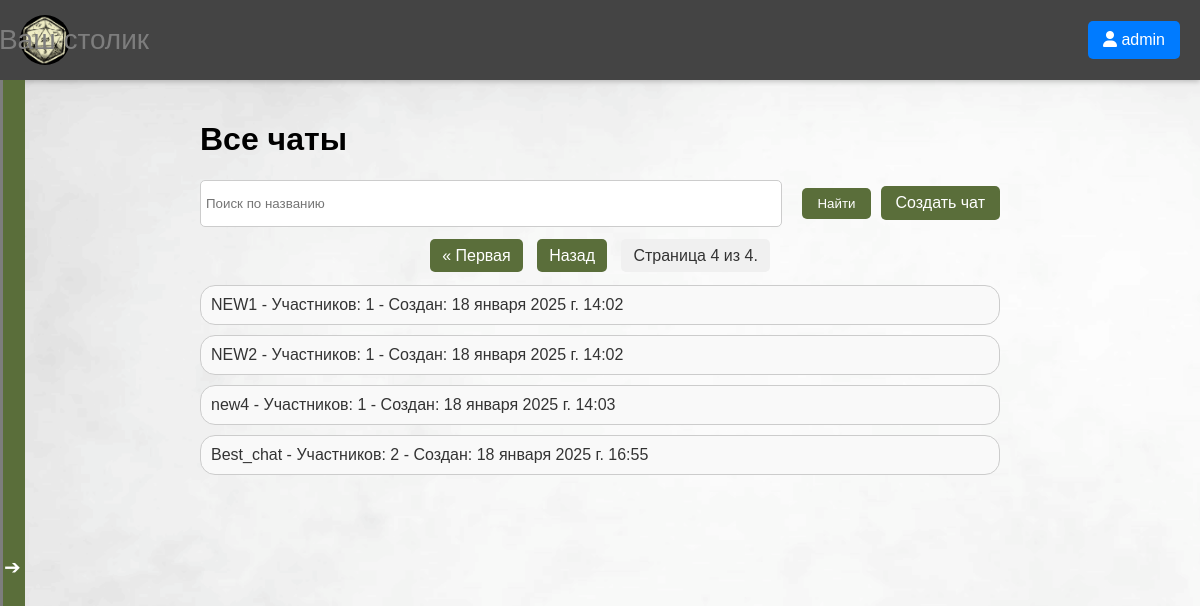
Screenshot of /chat_list/?page=4 (signed in) with the database file from the repository.
### MyChat/models.py (models this page shows, shortened)
class Chat(models.Model):
    name = models.CharField(max_length=255)
    created_at = models.DateTimeField(auto_now_add=True)
    creator = models.ForeignKey(User, on_delete=models.CASCADE, related_name='created_chats')
    users = models.ManyToManyField(User, related_name='chats')
    invited_users = models.ManyToManyField(User, related_name='invited_chats', blank=True)

### MyChat/views.py (the view)
# urls.py: path('chat_list/', chat_list, name='chat_list'),
@login_required
def chat_list(request):
    all_chats = Chat.objects.all()
    user = request.user
    user_chats = Chat.objects.filter(Q(users=user) | Q(creator=user)).distinct()
    search_query = request.GET.get('search', '')
    if search_query:
        all_chats = all_chats.filter(name__icontains=search_query)
    paginator = Paginator(all_chats, 8)
    page_number = request.GET.get('page')
    try:
        chats = paginator.page(page_number)
    except PageNotAnInteger:
        chats = paginator.page(1)
    except EmptyPage:
        chats = paginator.page(paginator.num_pages)
    return render(request, 'MyChat/chat_home.html', {
        'chats': chats,
        'user_chats': user_chats,
        'search_query': search_query
    })

### MyChat/templates/MyChat/chat_home.html (shortened to what this page needs)
<!DOCTYPE html>
<html lang="ru">
<head>
    {% load static %}
    <link rel="stylesheet" href="{% static 'MySite/style.css' %}">
</head>
<body>
    {% include 'MySite/cap.html' %}
    {% include 'MyChat/sidebar.html' %}
    <main>
        <h1>Все чаты</h1>
        <div class="search-container">
            <form method="GET" action="{% url 'chat_list' %}" class="search-form">
                <input type="text" name="search" placeholder="Поиск по названию" value="{{ search_query }}" class="search-input">
                <button type="submit" class="button search-button">Найти</button>
                <a href="{% url 'create_chat' %}" class="button create-chat-button">Создать чат</a>
            </form>
        </div>
        <div class="pagination">
            <span class="step-links">
                {% if chats.has_previous %}
                    <a href="?page=1{% if search_query %}&search={{ search_query }}{% endif %}">&laquo; Первая</a>
                    <a href="?page={{ chats.previous_page_number }}{% if search_query %}&search={{ search_query }}{% endif %}">Назад</a>
                {% endif %}
                <span class="current">
                    Страница {{ chats.number }} из {{ chats.paginator.num_pages }}.
                </span>
            </span>
        </div>
        <div class="chat-container">
            {% for chat in chats %}
                <div class="chat-item">
                    <a href="{% url 'chat_page' chat.id %}">
                        {{ chat.name }} - Участников: {{ chat.users.count }} - Создан: {{ chat.created_at }}
                    </a>
                </div>
            {% empty %}
                <p>Нет чатов.</p>
            {% endfor %}
        </div>
    </main>
</body>
</html>

### MySite/templates/MySite/cap.html (shortened to what this page needs)
{% load static %}
<!DOCTYPE html>
<html lang="ru">
<head>
    <link rel="stylesheet" href="https://cdnjs.cloudflare.com/ajax/libs/font-awesome/6.0.0-beta3/css/all.min.css">
</head>
<body>
    <header>
        <div class="header-container">
            <img src="{% static 'MySite/dice_mark.png' %}" alt="Логотип" class="logo">
            <div class="site-title">Ваш столик</div>
            <div class="header-buttons">
                {% if user.is_authenticated %}
                    <div class="user-menu">
                        <button class="header-button">
                            <i class="fas fa-user"></i> {{ user.username }}
                        </button>
                    </div>
                {% endif %}
            </div>
        </div>
    </header>
</body>

### MySite/static/MySite/style.css (style rules this page uses)
body { background-image: url('/static/MySite/table2.png'); background-size: cover; background-repeat: no-repeat; background-position: center; margin: 0; padding: 0; height: 100vh; overflow: hidden; font-family: Arial, sans-serif; }
.logo { height: 50px; }
.header-buttons { display: flex; gap: 10px; }
.header-button { text-decoration: none; padding: 10px 15px; background-color: #007bff; color: white; border-radius: 5px; }
.pagination { margin: 20px 0; text-align: center; }
.pagination a { padding: 8px 12px; margin: 0 5px; background-color: #5A6E3A; color: white; text-decoration: none; border-radius: 5px; }
.pagination .current { padding: 8px 12px; margin: 0 5px; background-color: #f0f0f0; color: #333; border-radius: 5px; }

### MyChat/templates/MyChat/chat_home.html (style rules this page uses)
main { margin: 0 auto; padding: 20px; max-width: 800px; }
.search-container { margin-bottom: 20px; display: flex; align-items: center; justify-content: flex-start; }
.search-form { display: flex; align-items: center; width: 100%; }
.search-input { flex: 1; height: 35px; padding: 5px; border: 1px solid #ccc; border-radius: 5px; margin-right: 10px; }
.button { padding: 8px 15px; background-color: #5A6E3A; color: white; border: none; border-radius: 5px; cursor: pointer; transition: background-color 0.3s; margin-left: 10px; }
.create-chat-button { text-decoration: none; }
.chat-container { margin-top: 20px; }
.chat-item { padding: 10px; border: 1px solid #ccc; border-radius: 15px; margin-bottom: 10px; background-color: #f9f9f9; transition: background-color 0.2s; }
.chat-item a { text-decoration: none; color: #333; display: block; }

### MySite/templates/MySite/cap.html (style rules this page uses)
html, body { margin: 0; padding: 0; height: 100%; font-family: Arial, sans-serif; }
header { background-color: #444444; padding: 15px 20px; color: white; display: flex; align-items: center; box-shadow: 0 2px 5px rgba(0, 0, 0, 0.2); }
.header-container { display: flex; align-items: center; width: 100%; justify-content: space-between; }
.logo { width: 50px; height: 50px; border-radius: 50%; object-fit: cover; }
.site-title { font-size: 28px; margin-left: -1000px; white-space: nowrap; color: #7D7D7D; }
.user-menu { position: relative; display: inline-block; }
.header-button { background-color: #007bff; color: white; border: none; padding: 10px 15px; border-radius: 5px; cursor: pointer; transition: background-color 0.3s, transform 0.2s; font-size: 16px; margin-left: 10px; }

### rows the page displays
Chat: name "NEW1", users.count "1", created_at "18 января 2025 г. 14:02"
Chat: name "NEW2", users.count "1", created_at "18 января 2025 г. 14:02"
Chat: name "new4", users.count "1", created_at "18 января 2025 г. 14:03"
Chat: name "Best_chat", users.count "2", created_at "18 января 2025 г. 16:55"

### other values shown
{{ user.username }} "admin"
{{ chats.number }} "4"
{{ chats.paginator.num_pages }} "4"
